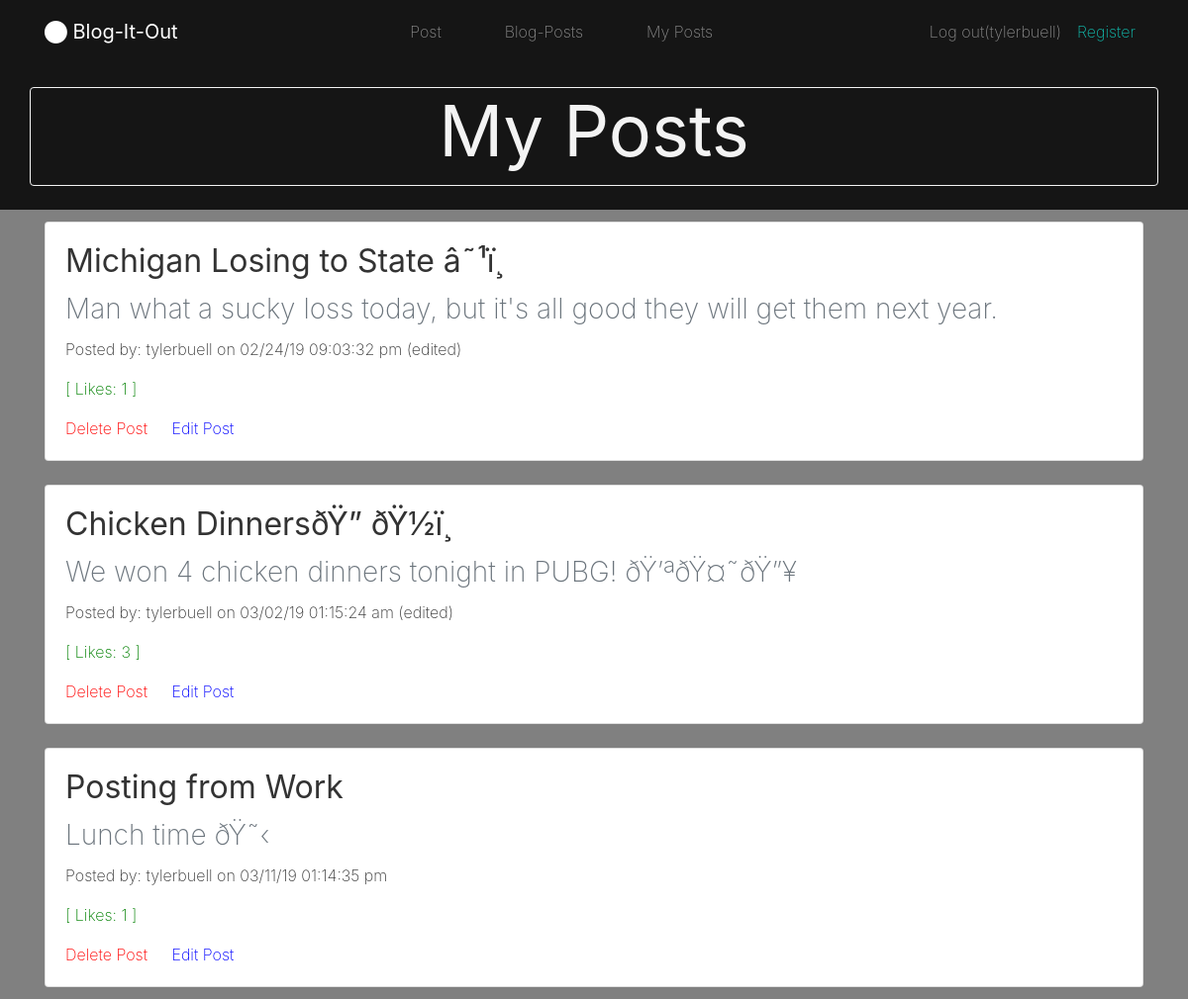
The app's page /myposts.php (signed in) with its own data.
### tables this page shows
CREATE TABLE `blog_posts` (
  `pid` int(11) NOT NULL,
  `title` text NOT NULL,
  `content` longtext NOT NULL,
  `post_date` text,
  `author_id` int(11) DEFAULT NULL,
  `likes` int(5) NOT NULL DEFAULT '0'
);

CREATE TABLE `blog_users` (
  `id` int(11) NOT NULL,
  `username` text NOT NULL,
  `email` text NOT NULL,
  `password` text NOT NULL,
  `is_admin` int(1) NOT NULL DEFAULT '0'
);

### userposts.php (the view, shortened to what this page needs)
<?php
	$user = $_SESSION['username'];
	$query = "SELECT * FROM `blog_users` WHERE username = '$user'";
	$result= mysqli_query($db,$query);
	$row = mysqli_fetch_assoc($result);
	$user_id = $row['id'];
	$is_admin = $_SESSION['is_admin'];
	if(!$is_admin){
		$query = "SELECT * FROM `blog_posts` WHERE author_id = '$user_id'";
	}else{
		$query = "SELECT * FROM `blog_posts` ORDER BY post_date DESC" ;
	}
	$result= mysqli_query($db,$query);
?>
	<?php if(mysqli_num_rows($result) > 0):?>
		<?php while($row = mysqli_fetch_assoc($result)): ?>
			<?php
			if(isset($_SESSION['$prev_pid'])){
				$prev_pid = $_SESSION['$prev_pid'];
			}
			$pid = $row['pid'];
			$title = $row['title'];
			$content = $row['content'];
			$timestamp = $row['post_date'];
			$author_id = $row['author_id'];
			$query = "SELECT * FROM `blog_users` WHERE id = '$author_id'";
			$users_result= mysqli_query($db,$query);
			$users_row = mysqli_fetch_array($users_result);
			$author = $users_row['username'];
			$query = "SELECT * FROM blog_likes WHERE pid = $pid";
			$likes_result= mysqli_query($db,$query);
			$likes = mysqli_num_rows($likes_result);
			?>
			<div class="py-2">
			<a id="comment<?php echo $pid ?>">
    		<div class="container">
    		</a>
      		<div class="row">
        	<div class="col-md-12">
			<div class="posts">
			<div class="card">
            <div class="card-body">
            <h2 class="card-title"><b><?php echo $title ?></b></h2>
            <h3 class="card-subtitle my-2 text-muted"><?php echo $content ?></h3>
            <p class="card-text"><?php echo "Posted by: ".$author." on ".$timestamp ?></p>
            <p class="card-text" style="color: green;"><?php echo "[ Likes: ".$likes." ]"?></p>
            <a href="?delete= '<?php echo $pid?>'#comment<?php echo $prev_pid ?>" style = "color: red;"class="card-link" ">Delete Post</a>
            <a href="editpost.php?pid= '<?php echo $pid?>'" style = "color: blue;"class="card-link">Edit Post</a>
			</div>
			</div>
          	</div>
        	</div>
      		</div>
    		</div>
	    <?php endwhile ?>
		<?php else: ?>
		<h2 class ="no-posts" align="center" style="color:white; padding-top: 50px;" >No posts to display</h2>
		<?php endif ?>

### records on screen
blog_posts: title "Michigan Losing to State â˜¹ï¸", content "Man what a sucky loss today, but it's all good they will get them next year.", author.username "tylerbuell", post_date "02/24/19 09:03:32 pm (edited)", likes "1"
blog_posts: title "Chicken DinnersðŸ” ðŸ½ï¸", content "We won 4 chicken dinners tonight in PUBG! ðŸ’ªðŸ¤˜ðŸ”¥", author.username "tylerbuell", post_date "03/02/19 01:15:24 am (edited)", likes "3"
blog_posts: title "Posting from Work", content "Lunch time ðŸ˜‹", author.username "tylerbuell", post_date "03/11/19 01:14:35 pm", likes "1"

### other values on screen
$_SESSION['username'] "tylerbuell"
